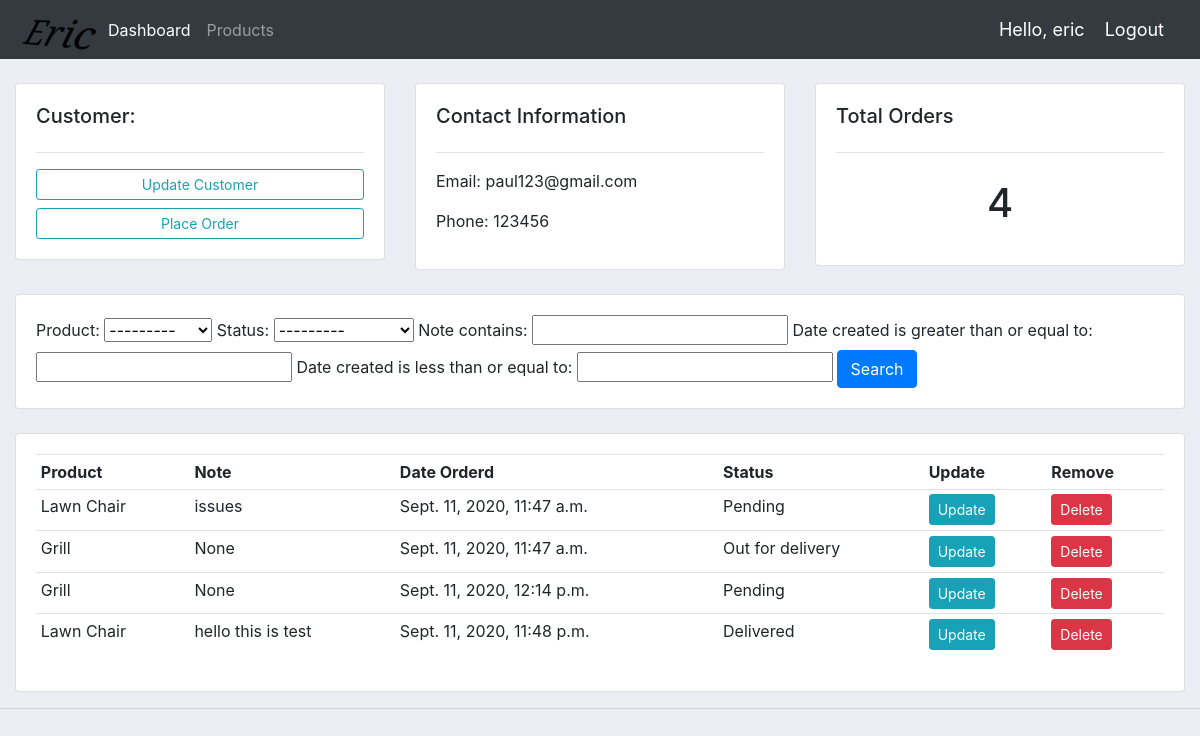
The app's page /customer/1/ (signed in) with its own data.
### accounts/models.py (models this page shows, shortened)
class Customer(models.Model):
	user = models.OneToOneField(User, null=True, blank=True, on_delete=models.CASCADE)
	name = models.CharField(max_length=200, null=True)
	phone = models.CharField(max_length=200, null=True)
	email = models.CharField(max_length=200, null=True)
	profile_pic = models.ImageField(default="profile1.png", null=True, blank=True)
	date_created = models.DateTimeField(auto_now_add=True, null=True)

class Order(models.Model):
	STATUS = (
			('Pending', 'Pending'),
			('Out for delivery', 'Out for delivery'),
			('Delivered', 'Delivered'),
			)
	customer = models.ForeignKey(Customer, null=True, on_delete= models.SET_NULL)
	product = models.ForeignKey(Product, null=True, on_delete= models.SET_NULL)
	date_created = models.DateTimeField(auto_now_add=True, null=True)
	status = models.CharField(max_length=200, null=True, choices=STATUS)
	note = models.CharField(max_length=1000, null=True)

class Product(models.Model):
	CATEGORY = (
			('Indoor', 'Indoor'),
			('Out Door', 'Out Door'),
			)
	name = models.CharField(max_length=200, null=True)
	price = models.FloatField(null=True)
	category = models.CharField(max_length=200, null=True, choices=CATEGORY)
	description = models.CharField(max_length=200, null=True, blank=True)
	date_created = models.DateTimeField(auto_now_add=True, null=True)
	tags = models.ManyToManyField(Tag)
	def __str__(self):
		return self.name

### accounts/decorators.py (the view)
		def wrapper_func(request, *args, **kwargs):
			group = None
			if request.user.groups.exists():
				group = request.user.groups.all()[0].name
			if group in allowed_roles:
				return view_func(request, *args, **kwargs)
			else:
				return HttpResponse('You are not authorized to view this page')

### accounts/views.py (called while the page is built)
@login_required(login_url='login')
@allowed_users(allowed_roles=['admin'])
def customer(request, pk_test):
	customer = Customer.objects.get(id=pk_test)
	orders = customer.order_set.all()
	order_count = orders.count()
	myFilter = OrderFilter(request.GET, queryset=orders)
	orders = myFilter.qs
	context = {'customer':customer, 'orders':orders, 'order_count':order_count,
	'myFilter':myFilter}
	return render(request, 'accounts/customer.html',context)

### accounts/templates/accounts/customer.html
{%  extends 'accounts/main.html' %}
{% block content %}
	<br>
<div class="row">
	<div class="col-md">
		<div class="card card-body">
			<h5>Customer:</h5>
			<hr>
			<a class="btn btn-outline-info  btn-sm btn-block" href="">Update Customer</a>
			<a class="btn btn-outline-info  btn-sm btn-block" href="{% url 'create_order' customer.id %}">Place Order</a>
		</div>
	</div>
	<div class="col-md">
		<div class="card card-body">
			<h5>Contact Information</h5>
			<hr>
			<p>Email: {{customer.email}}</p>
			<p>Phone: {{customer.phone}}</p>
		</div>
	</div>
	<div class="col-md">
		<div class="card card-body">
			<h5>Total Orders</h5>
			<hr>
			<h1 style="text-align: center;padding: 10px">{{order_count}}</h1>
		</div>
	</div>
</div>
<br>
<div class="row">
	<div class="col">
		<div class="card card-body">
			<form method="get">
				{{myFilter.form}}
		    <button class="btn btn-primary" type="submit">Search</button>
		  </form>
		</div>
	</div>
</div>
<br>
<div class="row">
	<div class="col-md">
		<div class="card card-body">
			<table class="table table-sm">
				<tr>
					<th>Product</th>
					<th>Note</th>
					<th>Date Orderd</th>
					<th>Status</th>
					<th>Update</th>
					<th>Remove</th>
				</tr>
				{% for order in orders %}
				<tr>
					<td>{{order.product}}</td>
					<td>{{order.note}}</td>
					<td>{{order.date_created}}</td>
					<td>{{order.status}}</td>
					<td><a class="btn btn-sm btn-info" href="{% url 'update_order' order.id %}">Update</a></td>
					<td><a class="btn btn-sm btn-danger" href="{% url 'delete_order' order.id %}">Delete</a></td>
				</tr>
				{% endfor %}
			</table>
		</div>
	</div>
</div>
{% endblock %}

### accounts/templates/accounts/navbar.html (shortened to what this page needs)
{% load static %}
<nav class="navbar navbar-expand-lg navbar-dark bg-dark">
 <img src="{% static 'images/logo.png' %}">
  <div class="collapse navbar-collapse" id="navbarNav">
    <ul class="navbar-nav">
      {% if request.user.is_staff %}
      <li class="nav-item active">
        <a class="nav-link" href="{% url 'home' %}">Dashboard</a>
      </li>
      <li class="nav-item">
        <a class="nav-link" href="{% url 'products' %}">Products</a>
      </li>
      {% else %}
       <li class="nav-item">
        <a class="nav-link" href="{% url 'account' %}">Settings</a>
      </li>
      {% endif %}
    </ul>
  </div>
  <span class="hello-msg">Hello, {{request.user}}</span>
  <span ><a  class="hello-msg" href="{% url 'logout' %}">Logout</a></span>
</nav>

### static/css/main.css (style rules this page uses)
body { background-color: #ebeff5; }

### accounts/templates/accounts/navbar.html (style rules this page uses)
.hello-msg { font-size: 18px; color: #fff; margin-right: 20px; }

### records on screen
Customer: email "paul123@gmail.com", phone "123456"
Order: product "Lawn Chair", note "issues", date_created "Sept. 11, 2020, 11:47 a.m.", status "Pending"
Order: product "Grill", note "None", date_created "Sept. 11, 2020, 11:47 a.m.", status "Out for delivery"
Order: product "Grill", note "None", date_created "Sept. 11, 2020, 12:14 p.m.", status "Pending"
Order: product "Lawn Chair", note "hello this is test", date_created "Sept. 11, 2020, 11:48 p.m.", status "Delivered"

### other values on screen
{{ request.user }} "eric"
{{ order_count }} "4"
